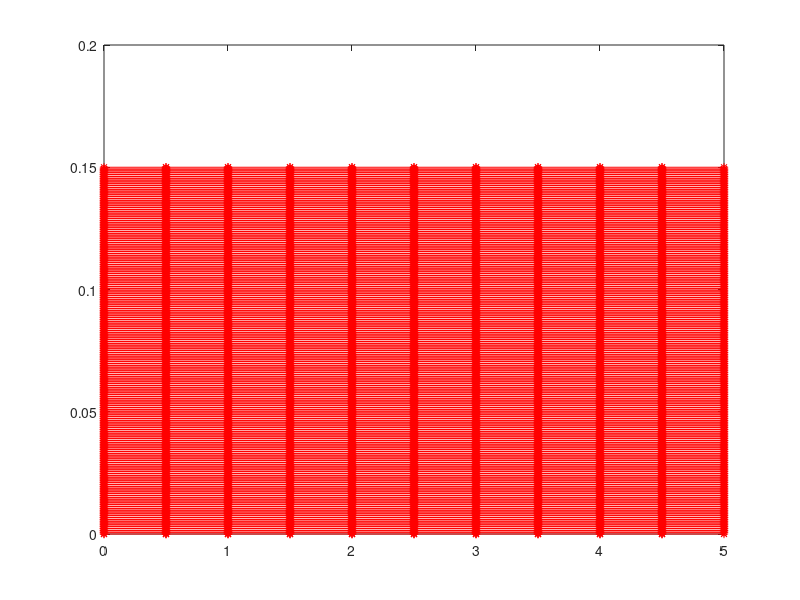

The MATLAB source for this figure:
%%generate simple uniform-element rectangules mesh on a rectangular domain
clear;
%%User-specified geometry details:
x1=0;
y1=0;
Lx=5;  %domain length
Ly=.15;   %domain height (may be negative)

%specify number of elements in each direction
Nel_x = 10;
Nel_y = 200;
%%done user-specified info

%calculate number of elements
K=Nel_x*Nel_y;
%and opposite domain corner.
x2 = x1+Lx;
y2 = y1+Ly;

%fix this cross-referencing business
Nx=Nel_x;
Ny=Nel_y;

dx=Lx/Nx;
dy=Ly/Ny;

figure(1); clf;
Vnum=1;
Nv=(Nx+1)*(Ny+1);
VX=zeros(Nv,1);
VY=zeros(Nv,1);
%create list of vertices
for j=0:Ny
    for i=0:Nx
        x=x1+(i)*dx;
        y=y1+(j)*dy;
%         plot(x,y,'.');
%         text(x,y,num2str(Vnum));
%         hold on;
        %pause;
        VX(Vnum)=x;
        VY(Vnum)=y;
        Vnum=Vnum+1;
    end
end

%create Element-To-Vertex connectivity table, we cheat by
%using the known structure of the vertices deployed above
Nfaces=4;
EToV = zeros(K,Nfaces); 
for i =1:Ny
    for j=1:Nx
        %do it with c.c.w orientation (note: this may break if you take x
        %or y negative!)
        EToV(i,:) = (i-1)*(Nx+1)+ [j j+1 j+(Nx+2) j+(Nx+1)];
        plot(VX(EToV(i,[1:Nfaces 1])),VY(EToV(i,[1:Nfaces 1])),'-*r');
        hold on;
    end
end
drawnow;
hold off;

bdryNodes = [(1:Nx) ((Nx+1):(Nx+1):Nv) (Nv-1):-1:(Nv-Nx) (Nv-Nx-(Nx+1)):-(Nx+1):1];
%edge connectivity into these nodes is most trivial:
bdryEdge = [(1:length(bdryNodes)-1)' (2:length(bdryNodes))'];

%figure(2)
%plot(VX(bdryNodes),VY(bdryNodes),'.-g')
% x=linspace(x1,x2,Nel_x+1);
% y=linspace(y1,y2,Nel_y+1);
% 
% [xx,yy]=meshgrid(x,y);
% 
% %make global list of vertices
% VX= xx(:);
% VY= yy(:);
% 
% 
% plot(VX,VY,'.');
% hold on;
% for j=1:length(VX)
%     plot(VX(j),VY(j),'*r');
%     pause;
% end